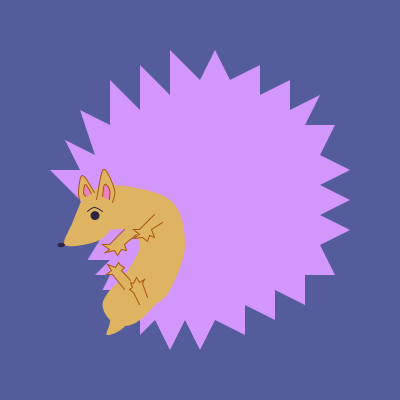
Frame 1 (no input)
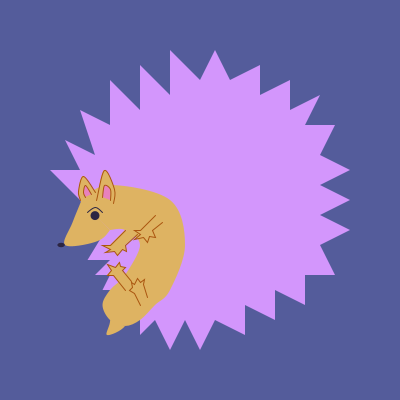
Frame 60 (the mouse pressed at the canvas centre just before this capture)
Frame 120 (the mouse held since frame 60 and released just before this capture): identical to frame 60, image omitted

The Processing sketch that drew these frames (run headless with seeded random() and noise(); from frame 60 on, the mouse is pressed at the canvas centre):

// Processing sketch: processing_50253
// ── processing_50253.pde

//HW2 - initials in a circle
//Alex Mallard copyright 2012
//move the mouse around the window and watch the hedgehog roll in response

float x, y, wd, ht;
float angle1, angle2;

void setup () {
  size (400,400);
  smooth ();
  frameRate (60);
}

void draw () {
  background (84, 92, 155);
  angle1 = (mouseX/float (width) - 0.5) * PI;
  angle2 = (mouseY/float (height) - 0.5) * -PI;
  pushMatrix ();
  translate (x + .5*wd, y + .5*ht);
  rotate (angle1);
  rotate (angle2);
  hedgehog ();
  popMatrix ();
}

void hedgehog () {
  pushMatrix ();
  translate (-(x + .5*wd), -(y + .5*ht));
  x = 50;
  y = 50;
  wd = 300;
  ht = 300;
  noStroke ();
  fill (211, 150, 252);
  beginShape ();
  vertex (x + .1*wd, y + .5*ht);
  vertex (x, y + .4*ht);
  vertex (x + .1*wd, y + .4*ht);
  vertex (x + .05*wd, y + .3*ht);
  vertex (x + .15*wd, y + .35*ht);
  vertex (x + .1*wd, y + .2*ht);
  vertex (x + .2*wd, y + .25*ht);
  vertex (x + .2*wd, y + .1*ht);
  vertex (x + .3*wd, y + .2*ht);
  vertex (x + .3*wd, y + .05*ht);
  vertex (x + .4*wd, y + .15*ht);
  vertex (x + .4*wd, y);
  vertex (x + .5*wd, y + .1*ht);
  vertex (x + .55*wd, y);
  vertex (x + .6*wd, y + .1*ht);
  vertex (x + .7*wd, y + .05*ht);
  vertex (x + .7*wd, y + .15*ht);
  vertex (x + .8*wd, y + .1*ht);
  vertex (x + .8*wd, y + .2*ht);
  vertex (x + .9*wd, y + .15*ht);
  vertex (x + .85*wd, y + .25*ht);
  vertex (x + .95*wd, y + .25*ht);
  vertex (x + .9*wd, y + .35*ht);
  vertex (x + wd, y + .4*ht);
  vertex (x + .9*wd, y + .45*ht);
  vertex (x + wd, y + .5*ht);
  vertex (x + .9*wd, y + .55*ht);
  vertex (x + wd, y + .6*ht);
  vertex (x + .9*wd, y + .65*ht);
  vertex (x + .95*wd, y + .75*ht);
  vertex (x + .85*wd, y + .75*ht);
  vertex (x + .85*wd, y + .85*ht);
  vertex (x + .75*wd, y + .8*ht);
  vertex (x + .75*wd, y + .9*ht);
  vertex (x + .65*wd, y + .85*ht);
  vertex (x + .65*wd, y + .95*ht);
  vertex (x + .55*wd, y + .9*ht);
  vertex (x + .5*wd, y + ht);
  vertex (x + .45*wd, y + .9*ht);
  vertex (x + .4*wd, y + ht);
  vertex (x + .35*wd, y + .9*ht);
  vertex (x + .3*wd, y + .95*ht);
  vertex (x + .3*wd, y + .9*ht);
  endShape ();
  beginShape ();
  vertex (x + .18*wd, y + .61*ht);
  vertex (x + .125*wd, y + .7*ht);
  vertex (x + .2*wd, y + .7*ht);
  vertex (x + .15*wd, y + .75*ht);
  vertex (x + .2*wd, y + .75*ht);
  vertex (x + .175*wd, y + .8*ht);
  vertex (x + .25*wd, y + .8*ht);
  endShape ();
  fill (222, 179, 98);
  beginShape ();
  curveVertex (x + .1*wd, y + .5*ht);
  curveVertex (x + .1*wd, y + .5*ht);
  curveVertex (x + .2*wd, y + .45*ht);
  curveVertex (x + .4*wd, y + .5*ht);
  curveVertex (x + .45*wd, y + .65*ht);
  curveVertex (x + .4*wd, y + .8*ht);
  curveVertex (x + .35*wd, y + .85*ht);
  curveVertex (x + .3*wd, y + .9*ht);
  curveVertex (x + .25*wd, y + .92*ht);
  curveVertex (x + .2*wd, y + .9*ht);
  curveVertex (x + .175*wd, y + .85*ht);
  curveVertex (x + .2*wd, y + .8*ht);
  curveVertex (x + .25*wd, y + .75*ht);
  curveVertex (x + .3*wd, y + .65*ht);
  curveVertex (x + .25*wd, y + .6*ht);
  curveVertex (x + .2*wd, y + .6*ht);
  curveVertex (x + .2*wd, y + .6*ht);
  endShape ();
  beginShape ();
  curveVertex (x + .26*wd, y + .85*ht);
  curveVertex (x + .25*wd, y + .92*ht);
  curveVertex (x + .19*wd, y + .95*ht);
  curveVertex (x + .2*wd, y + .9*ht);
  curveVertex (x + .175*wd, y + .85*ht);
  endShape ();
  beginShape ();
  curveVertex (x + .25*wd, y + .5*ht);
  curveVertex (x + .2*wd, y + .6*ht);
  curveVertex (x + .15*wd, y + .64*ht);
  curveVertex (x + .05*wd, y + .65*ht);
  curveVertex (x + .075*wd, y + .575*ht);
  curveVertex (x + .105*wd, y + .5*ht);
  curveVertex (x + .1*wd, y + .5*ht);
  endShape ();
  stroke (170, 85, 15);
  beginShape ();
  vertex (x + .35*wd, y + .55*ht);
  vertex (x + .3*wd, y + .6*ht);
  vertex (x + .28*wd, y + .6*ht);
  vertex (x + .3*wd, y + .615*ht);
  vertex (x + .28*wd, y + .63*ht);
  vertex (x + .31*wd, y + .625*ht);
  vertex (x + .325*wd, y + .64*ht);
  vertex (x + .332*wd, y + .62*ht);
  vertex (x + .35*wd, y + .625*ht);
  vertex (x + .34*wd, y + .6*ht);
  vertex (x + .375*wd, y + .575*ht);
  endShape ();
  beginShape ();
  vertex (x + .25*wd, y + .6*ht);
  vertex (x + .2*wd, y + .65*ht);
  vertex (x + .175*wd, y + .65*ht);
  vertex (x + .2*wd, y + .665*ht);
  vertex (x + .185*wd, y + .675*ht);
  vertex (x + .215*wd, y + .67*ht);
  vertex (x + .225*wd, y + .685*ht);
  vertex (x + .24*wd, y + .665*ht);
  vertex (x + .255*wd, y + .67*ht);
  vertex (x + .25*wd, y + .65*ht);
  vertex (x + .29*wd, y + .615*ht);
  endShape ();
  beginShape ();
  vertex (x + .3*wd, y + .85*ht);
  vertex (x + .28*wd, y + .81*ht);
  vertex (x + .265*wd, y + .8*ht);
  vertex (x + .275*wd, y + .793*ht);
  vertex (x + .27*wd, y + .775*ht);
  vertex (x + .28*wd, y + .78*ht);
  vertex (x + .29*wd, y + .76*ht);
  vertex (x + .3*wd, y + .775*ht);
  vertex (x + .315*wd, y + .765*ht);
  vertex (x + .31*wd, y + .78*ht);
  vertex (x + .325*wd, y + .825*ht);
  endShape ();
  beginShape ();
  vertex (x + .25*wd, y + .8*ht);
  vertex (x + .21*wd, y + .75*ht);
  vertex (x + .19*wd, y + .75*ht);
  vertex (x + .204*wd, y + .735*ht);
  vertex (x + .193*wd, y + .715*ht);
  vertex (x + .217*wd, y + .725*ht);
  vertex (x + .23*wd, y + .707*ht);
  vertex (x + .235*wd, y + .72*ht);
  vertex (x + .25*wd, y + .725*ht);
  vertex (x + .24*wd, y + .735*ht);
  vertex (x + .27*wd, y + .77*ht);
  endShape ();
  beginShape ();
  curveVertex (x + .1*wd, y + .5*ht);
  curveVertex (x + .1*wd, y + .5*ht);
  curveVertex (x + .095*wd, y + .47*ht);
  curveVertex (x + .11*wd, y + .42*ht);
  curveVertex (x + .15*wd, y + .475*ht);
  curveVertex (x + .15*wd, y + .475*ht);
  endShape ();
  beginShape ();
  curveVertex (x + .15*wd, y + .5*ht);
  curveVertex (x + .155*wd, y + .5*ht);
  curveVertex (x + .18*wd, y + .4*ht);
  curveVertex (x + .215*wd, y + .465*ht);
  curveVertex (x + .21*wd, y + .51*ht);
  curveVertex (x + .21*wd, y + .51*ht);
  endShape ();
  fill (232, 129, 189);
  beginShape ();
  curveVertex (x + .175*wd, y + .49*ht);
  curveVertex (x + .175*wd, y + .49*ht);
  curveVertex (x + .182*wd, y + .45*ht);
  curveVertex (x + .2*wd, y + .465*ht);
  curveVertex (x + .2*wd, y + .5*ht);
  curveVertex (x + .2*wd, y + .5*ht);
  endShape ();
  beginShape ();
  curveVertex (x + .118*wd, y + .49*ht);
  curveVertex (x + .118*wd, y + .49*ht);
  curveVertex (x + .113*wd, y + .475*ht);
  curveVertex (x + .118*wd, y + .45*ht);
  curveVertex (x + .138*wd, y + .48*ht);
  curveVertex (x + .138*wd, y + .48*ht);
  endShape ();
  noStroke ();
  fill (44, 37, 67);
  ellipse (x + .037*wd, y + .65*ht, .025*wd, .015*ht);
  ellipse (x + .15*wd, y + .552*ht, .03*wd, .03*ht);
  stroke (44, 37, 67);
  noFill ();
  beginShape ();
  curveVertex (x + .125*wd, y + .55*ht);
  curveVertex (x + .125*wd, y + .54*ht);
  curveVertex (x + .15*wd, y + .525*ht);
  curveVertex (x + .175*wd, y + .54*ht);
  curveVertex (x + .175*wd, y + .545*ht);
  endShape ();
  popMatrix ();
}            
